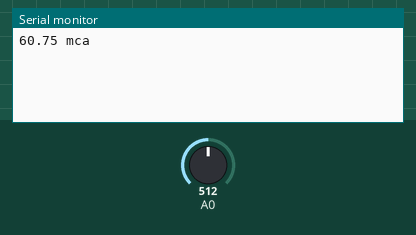
Recording of a sketch running on a simulated Arduino Uno, built with avr-gcc and run on an emulated ATmega328P. Parts: the last lines printed to the serial monitor. The inputs (shaded band) are chosen by the test bench; at power-on: A0 = 512.

Above: at 2.2 s.
2.3 s: A0 set to 716
At 4.4 s:
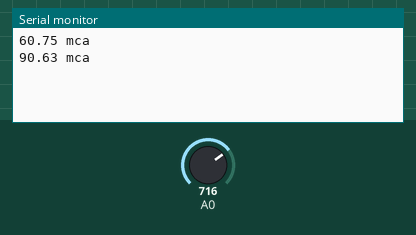
5.0 s: A0 set to 900
At 6.0 s:
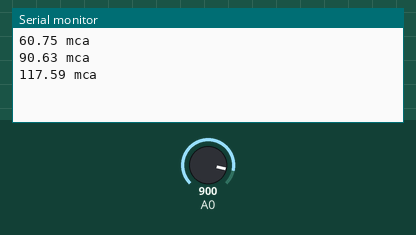
Timing chart, 0 to 8.0 s (numbered marks = the images above; inputs shaded):
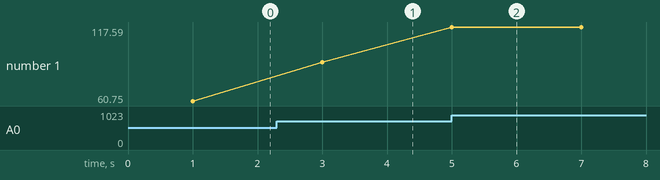

The sketch:

pressao.ino
```cpp
#include <Arduino.h>
#include <TM1637Display.h>
#include <SPI.h>
#include <SD.h>
#include <Wire.h>
#include "RTClib.h"

#define CLK 4
#define DIO 5
TM1637Display display(CLK, DIO);


RTC_DS1307 rtc;
const int chipSelect = 10;                                  //10 is default by shield, but normally on Pin 4
int interval = 20;                                           //?????? Tempo para escrita no Cartao SD ?????
long timer;
String timestring;
float mvalue;
float pressure_mca;
float sensorVal;

////////////////////////////////////////////////////////////////////////////////////////////////////////////////////////

void setup() {
  pinMode(A0, INPUT);

  Serial.begin(9600);
  delay(1000);

/*
  Serial.println("Inicializando cartao SD...");
  if (!SD.begin(chipSelect)) {
    Serial.println("Erro no cartao SD");
    return;
  }
  Serial.println("Cartao inicializado");
  if (! rtc.begin()) {
    Serial.println("RTC nao encontrado");
  } else {
    Serial.println("Relogio RTC ajustado");
  }
  if (! rtc.isrunning()) {
    Serial.println("RTC nao esta configurado");
  }
*/
}

///////////////////////////////////////////////////////////////////////////////////////////////////////////////////////

void loop() {
  sensorVal = analogRead(A0);

/*
  if ((timer + interval * 1000) < millis()) {
    timer = millis();
    get_logvalue();                                                       //Get your value
    get_time();                                                           //Get time from RTC
    write_data();                                                         //Write value and Time to SD
*/

    float voltage = (sensorVal * 5.0) / 1024.0;
    //Serial.print(voltage);
    //Serial.print(" volts");
    //Serial.println("");
    float pressure_pascal = (3.0 * ((float)voltage - 0.475)) * 1000000.0;                 //calibrate here        float pressure_pascal = (3.0 * ((float)voltage - 0.475)) * 1000000.0;                 //calibrate here
    float pressure_bar = pressure_pascal / 10e5;
    pressure_mca = pressure_bar * 10;
    //Serial.print(pressure_bar);
    //Serial.print(" bars  ");
    //Serial.println("");
    Serial.print (pressure_mca);
    Serial.print (" mca");
    Serial.println();

/*
    display.setBrightness(0);                                                               //0 mais baixo e 7 mais alto
    display.showNumberDec(pressure_mca, false);


    //delay(300000);                                                 //Intervalo para gravação no SD (60k - 1 min)

  }
  */

  delay(2000);
}
//////////////////////////////////////////////////////////////////////////////////////////////////////////////////////

void get_logvalue() {
  //mvalue = pressure_mca;
}

void get_time() { //Read Time from RTC
  DateTime now = rtc.now();
  timestring = now.day();
  timestring += "/";
  timestring += now.month();
  timestring += "/";
  timestring += now.year();
  timestring += ",";

  timestring += now.hour();
  timestring += ":";
  timestring += now.minute();
  timestring += ":";
  timestring += now.second();
  //Serial.println(timestring);
}

void write_data() {                                                                   //Escrever no SD card

  String dataString = timestring + "," + pressure_mca;
  File dataFile = SD.open("TESTUSA.txt", FILE_WRITE);                                // nome do arquivo (até 8 caracteres)
  if (dataFile) {
    dataFile.println(dataString);
    dataFile.close();
    Serial.println(dataString);

  }
  else {
    Serial.println("Erro ao escrever arquivo .txt");
  }
}
```

Measured:
- after the input at 2.3 s, the serial monitor: prints a new line after 0.70 s (image 1)
- after the input at 5.0 s, the serial monitor: prints a new line at once (image 2)
- plotted number 1: 60.75 → 90.63 after the input at 2.3 s, 90.63 → 117.59 after the input at 5.0 s
